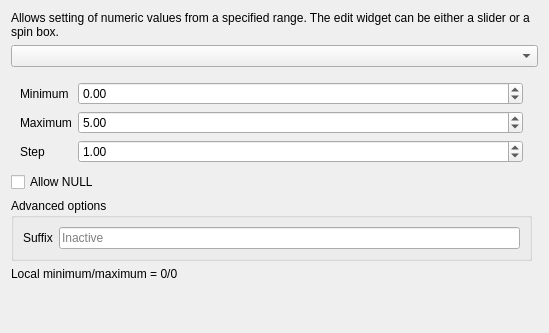
<?xml version="1.0" encoding="UTF-8"?>
<ui version="4.0">
 <class>QgsRangeConfigDlgBase</class>
 <widget class="QWidget" name="QgsRangeConfigDlgBase">
  <property name="geometry">
   <rect>
    <x>0</x>
    <y>0</y>
    <width>549</width>
    <height>333</height>
   </rect>
  </property>
  <property name="windowTitle">
   <string>Form</string>
  </property>
  <layout class="QGridLayout" name="gridLayout">
   <item row="0" column="0" colspan="2">
    <widget class="QLabel" name="rangeLabel">
     <property name="text">
      <string>Allows setting of numeric values from a specified range. The edit widget can be either a slider or a spin box.</string>
     </property>
     <property name="wordWrap">
      <bool>true</bool>
     </property>
    </widget>
   </item>
   <item row="4" column="0">
    <widget class="QgsCollapsibleGroupBox" name="groupBox">
     <property name="title">
      <string>Advanced options</string>
     </property>
     <layout class="QFormLayout" name="formLayout_3">
      <item row="0" column="0">
       <widget class="QLabel" name="suffixLabel">
        <property name="text">
         <string>Suffix</string>
        </property>
       </widget>
      </item>
      <item row="0" column="1">
       <widget class="QLineEdit" name="suffixLineEdit">
        <property name="placeholderText">
         <string>Inactive</string>
        </property>
       </widget>
      </item>
     </layout>
    </widget>
   </item>
   <item row="1" column="0" colspan="2">
    <widget class="QComboBox" name="rangeWidget"/>
   </item>
   <item row="6" column="0">
    <spacer name="verticalSpacer">
     <property name="orientation">
      <enum>Qt::Vertical</enum>
     </property>
     <property name="sizeHint" stdset="0">
      <size>
       <width>20</width>
       <height>40</height>
      </size>
     </property>
    </spacer>
   </item>
   <item row="5" column="0">
    <widget class="QLabel" name="valuesLabel">
     <property name="text">
      <string>Local minimum/maximum = 0/0</string>
     </property>
     <property name="wordWrap">
      <bool>true</bool>
     </property>
    </widget>
   </item>
   <item row="2" column="0">
    <widget class="QStackedWidget" name="rangeStackedWidget">
     <property name="currentIndex">
      <number>1</number>
     </property>
     <widget class="QWidget" name="intPage">
      <layout class="QFormLayout" name="formLayout">
       <property name="bottomMargin">
        <number>3</number>
       </property>
       <item row="0" column="0">
        <widget class="QLabel" name="minimumLabel">
         <property name="text">
          <string>Minimum</string>
         </property>
        </widget>
       </item>
       <item row="0" column="1">
        <widget class="QSpinBox" name="minimumSpinBox">
         <property name="minimum">
          <number>-999999999</number>
         </property>
         <property name="maximum">
          <number>999999999</number>
         </property>
        </widget>
       </item>
       <item row="1" column="0">
        <widget class="QLabel" name="maximumLabel">
         <property name="text">
          <string>Maximum</string>
         </property>
        </widget>
       </item>
       <item row="1" column="1">
        <widget class="QSpinBox" name="maximumSpinBox">
         <property name="minimum">
          <number>-999999999</number>
         </property>
         <property name="maximum">
          <number>999999999</number>
         </property>
         <property name="value">
          <number>5</number>
         </property>
        </widget>
       </item>
       <item row="2" column="0">
        <widget class="QLabel" name="stepLabel">
         <property name="text">
          <string>Step</string>
         </property>
        </widget>
       </item>
       <item row="2" column="1">
        <widget class="QSpinBox" name="stepSpinBox">
         <property name="maximum">
          <number>999999999</number>
         </property>
         <property name="value">
          <number>1</number>
         </property>
        </widget>
       </item>
      </layout>
     </widget>
     <widget class="QWidget" name="doublePage">
      <layout class="QFormLayout" name="formLayout_2">
       <property name="bottomMargin">
        <number>3</number>
       </property>
       <item row="2" column="0">
        <widget class="QLabel" name="stepLabel_2">
         <property name="text">
          <string>Step</string>
         </property>
        </widget>
       </item>
       <item row="1" column="0">
        <widget class="QLabel" name="maximumLabel_2">
         <property name="text">
          <string>Maximum</string>
         </property>
        </widget>
       </item>
       <item row="0" column="0">
        <widget class="QLabel" name="minimumLabel_2">
         <property name="text">
          <string>Minimum</string>
         </property>
        </widget>
       </item>
       <item row="0" column="1">
        <widget class="QDoubleSpinBox" name="minimumDoubleSpinBox">
         <property name="minimum">
          <double>-999999999.990000009536743</double>
         </property>
         <property name="maximum">
          <double>999999999.990000009536743</double>
         </property>
        </widget>
       </item>
       <item row="1" column="1">
        <widget class="QDoubleSpinBox" name="maximumDoubleSpinBox">
         <property name="minimum">
          <double>-999999999.990000009536743</double>
         </property>
         <property name="maximum">
          <double>999999999.990000009536743</double>
         </property>
         <property name="value">
          <double>5.000000000000000</double>
         </property>
        </widget>
       </item>
       <item row="2" column="1">
        <widget class="QDoubleSpinBox" name="stepDoubleSpinBox">
         <property name="maximum">
          <double>999999999.990000009536743</double>
         </property>
         <property name="value">
          <double>1.000000000000000</double>
         </property>
        </widget>
       </item>
      </layout>
     </widget>
    </widget>
   </item>
   <item row="3" column="0">
    <widget class="QCheckBox" name="allowNullCheckBox">
     <property name="text">
      <string>Allow NULL</string>
     </property>
    </widget>
   </item>
  </layout>
 </widget>
 <customwidgets>
  <customwidget>
   <class>QgsCollapsibleGroupBox</class>
   <extends>QGroupBox</extends>
   <header>qgscollapsiblegroupbox.h</header>
   <container>1</container>
  </customwidget>
 </customwidgets>
 <resources/>
 <connections/>
</ui>
